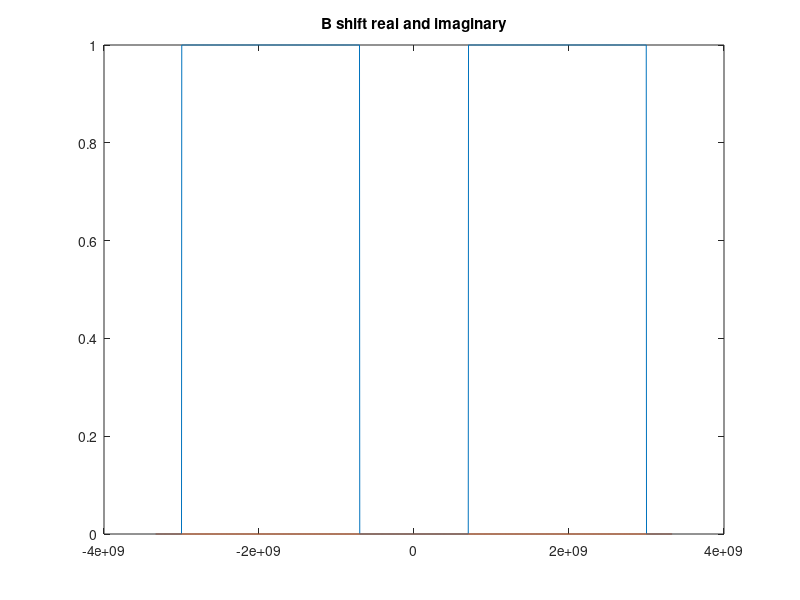
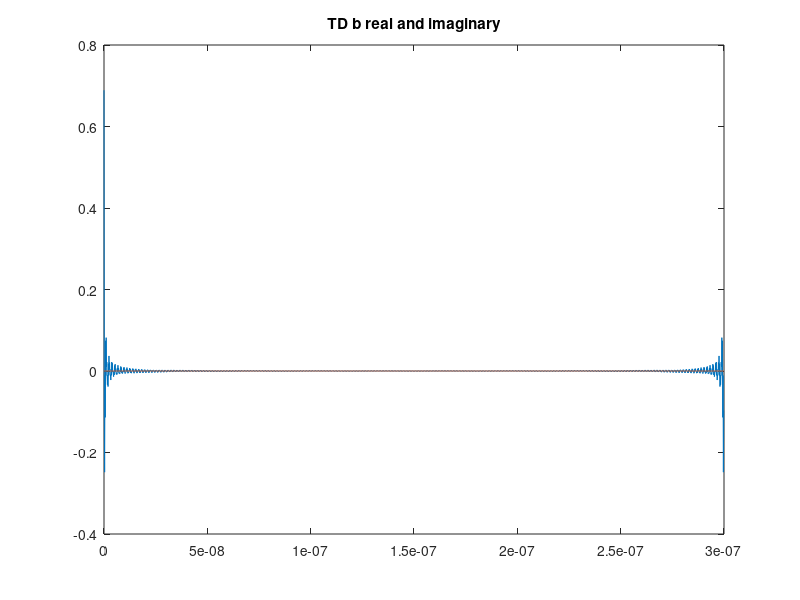
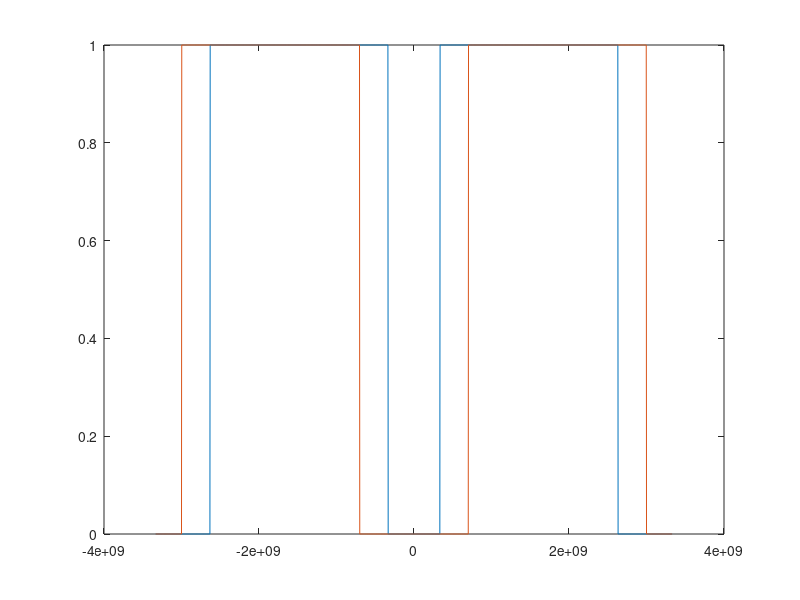

These charts were generated, in order, by the following MATLAB code:
% understand_fft
clear all;
clf('reset');

% option A to set time and frequency bins: nice round numbers
dt = 10^(-10); % 0.1 ns, time between samples
fs = 1/dt; % sampling freq, 10 GHz
N = 1000; % number of time samples
 
% option B: match the VNA
fdiff = (10^7)/3; % svna from 700 MHz - 3 GHz w/ 750 data points
N = 2000; % N > 2*750
fs = N*fdiff;
dt = 1/fs;
t = 0:dt:(N-1)*dt;

% option 1: cos, sin, and noise to play with
freq = 1*10^9;
t = 0:dt:(N-1)*dt;
c = cos(2*pi*freq*t);
s = 0.5 * sin(2*pi*(2*freq)*(t-33*dt));
n = randn(1,N) * 100;
a = c + s + n;

% option 2: simulated radar pulse returns
a = zeros(1,N);
a(1) = 1;
%a = a + randn(1,N) * .001;

%plot(t,a);
%title('TD a');

A = fft(a); % complex amplitudes of frequency spectrum of A, native ordering
Ashift = fftshift(A); % orders the frequencies to match f
fshift = -fs/2:fs/N:fs/2;
fshift = fshift(1:N);
f = fftshift(fshift); % this is ordered in the "native" order

%figure
%plot(fshift,abs(Ashift));
%hold on;
%plot(fshift,angle(Ashift));
%title('A shift amplitude and phase')
%figure 
%plot(fshift,real(Ashift));
%hold on
%plot(fshift,imag(Ashift));
%title('A shift real and imaginary');
%hold off;

Bshift = Ashift;
% option I: do nothing
% option II: modify B by masking out certain frequencies
%mask = abs(fshift) < 1.5*10^9;
%mask = abs(fshift) < 0.1*10^9;
%mask = (abs(fshift) > 700*10^6) .* (abs(fshift) < 3*10^9);
mask = (abs(fshift) > 700*10^6) .* (abs(fshift) < 3*10^9);
Bshift = mask.*Bshift;

% option III: overwrite Bshift with VNA data in the correct slots
% Bshift = 0*Bshift;
% data = svna_data_analysis(15);
% vna_start = 1152; % index of 503.33 MHz
% vna_end = 1901; % index of 3 GHz
% vna_negative_start = 101; % -3
% vna_negative_end = 850; % -503.3
% vna_comp = data(4,:) + j*data(5,:);
% Bshift(vna_start:vna_end) = vna_comp;  % insert the 750 real and imag samples into the positive frequencies
% Bshift(vna_negative_start:vna_negative_end) = flip(conj(vna_comp));  % do the same to negative freqs.

%figure
plot(fshift,real(Bshift));
hold on
plot(fshift,imag(Bshift));
title('B shift real and imaginary');

B = fftshift(Bshift);
b = ifft(B);
figure 
plot(t,real(b));
hold on
plot(t,imag(b));
title('TD b real and imaginary');

figure
plot(fshift,B);
hold on
plot(fshift,Bshift);
